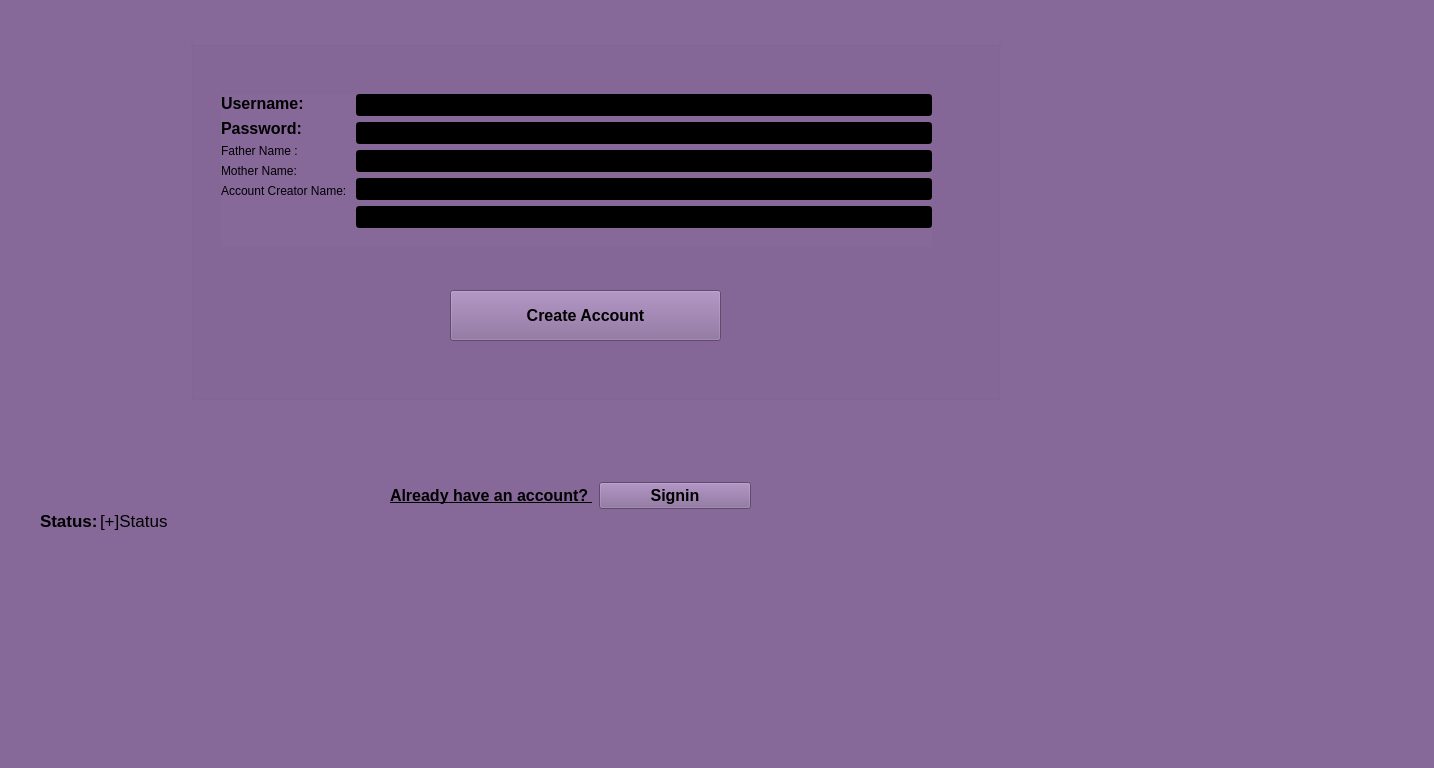
<?xml version="1.0" encoding="UTF-8"?>
<ui version="4.0">
 <class>MainWindow</class>
 <widget class="QMainWindow" name="MainWindow">
  <property name="geometry">
   <rect>
    <x>0</x>
    <y>0</y>
    <width>1434</width>
    <height>768</height>
   </rect>
  </property>
  <property name="windowTitle">
   <string>MainWindow</string>
  </property>
  <property name="styleSheet">
   <string notr="true">background-color: rgb(134, 104, 153);</string>
  </property>
  <widget class="QWidget" name="centralwidget">
   <widget class="QWidget" name="layoutWidget">
    <property name="geometry">
     <rect>
      <x>390</x>
      <y>450</y>
      <width>361</width>
      <height>91</height>
     </rect>
    </property>
    <layout class="QHBoxLayout" name="horizontalLayout_3">
     <item>
      <widget class="QLabel" name="label_3">
       <property name="font">
        <font>
         <family>Segoe UI</family>
         <pointsize>12</pointsize>
         <italic>false</italic>
         <bold>true</bold>
         <underline>true</underline>
        </font>
       </property>
       <property name="styleSheet">
        <string notr="true">font: 700 12pt &quot;Segoe UI&quot;;</string>
       </property>
       <property name="text">
        <string>Already have an account? </string>
       </property>
      </widget>
     </item>
     <item>
      <widget class="QPushButton" name="handle_Signin">
       <property name="font">
        <font>
         <family>Segoe UI</family>
         <pointsize>12</pointsize>
         <italic>false</italic>
         <bold>true</bold>
        </font>
       </property>
       <property name="styleSheet">
        <string notr="true">font: 700 12pt &quot;Segoe UI&quot;;</string>
       </property>
       <property name="text">
        <string>Signin</string>
       </property>
      </widget>
     </item>
    </layout>
   </widget>
   <widget class="QLabel" name="Status">
    <property name="geometry">
     <rect>
      <x>100</x>
      <y>510</y>
      <width>241</width>
      <height>21</height>
     </rect>
    </property>
    <property name="font">
     <font>
      <pointsize>13</pointsize>
     </font>
    </property>
    <property name="text">
     <string>[+]Status</string>
    </property>
   </widget>
   <widget class="QLabel" name="label_4">
    <property name="geometry">
     <rect>
      <x>40</x>
      <y>510</y>
      <width>61</width>
      <height>21</height>
     </rect>
    </property>
    <property name="font">
     <font>
      <pointsize>13</pointsize>
      <bold>true</bold>
     </font>
    </property>
    <property name="text">
     <string>Status: </string>
    </property>
   </widget>
   <widget class="QGroupBox" name="groupBox">
    <property name="geometry">
     <rect>
      <x>190</x>
      <y>40</y>
      <width>811</width>
      <height>361</height>
     </rect>
    </property>
    <property name="title">
     <string/>
    </property>
    <widget class="QPushButton" name="account_Creation">
     <property name="geometry">
      <rect>
       <x>260</x>
       <y>250</y>
       <width>271</width>
       <height>51</height>
      </rect>
     </property>
     <property name="font">
      <font>
       <family>Segoe UI</family>
       <pointsize>12</pointsize>
       <italic>false</italic>
       <bold>true</bold>
      </font>
     </property>
     <property name="styleSheet">
      <string notr="true">font: 700 12pt &quot;Segoe UI&quot;;
border-color: rgb(187, 255, 206);
alternate-background-color: rgb(255, 170, 127);</string>
     </property>
     <property name="text">
      <string>Create Account</string>
     </property>
    </widget>
    <widget class="QWidget" name="layoutWidget">
     <property name="geometry">
      <rect>
       <x>31</x>
       <y>54</y>
       <width>711</width>
       <height>153</height>
      </rect>
     </property>
     <layout class="QFormLayout" name="formLayout_2">
      <item row="0" column="0">
       <layout class="QFormLayout" name="formLayout">
        <item row="0" column="0">
         <widget class="QLabel" name="label_2">
          <property name="font">
           <font>
            <family>Segoe UI</family>
            <pointsize>12</pointsize>
            <italic>false</italic>
            <bold>true</bold>
           </font>
          </property>
          <property name="styleSheet">
           <string notr="true">font: 700 12pt &quot;Segoe UI&quot;;</string>
          </property>
          <property name="text">
           <string>Username: </string>
          </property>
         </widget>
        </item>
        <item row="1" column="0">
         <widget class="QLabel" name="label">
          <property name="font">
           <font>
            <family>Segoe UI</family>
            <pointsize>12</pointsize>
            <italic>false</italic>
            <bold>true</bold>
           </font>
          </property>
          <property name="styleSheet">
           <string notr="true">font: 700 12pt &quot;Segoe UI&quot;;</string>
          </property>
          <property name="text">
           <string>Password: </string>
          </property>
         </widget>
        </item>
        <item row="2" column="0">
         <widget class="QLabel" name="label_5">
          <property name="styleSheet">
           <string notr="true">font: 700 12pt &quot;Segoe UI&quot;;</string>
          </property>
          <property name="text">
           <string>Father Name : </string>
          </property>
         </widget>
        </item>
        <item row="3" column="0">
         <widget class="QLabel" name="label_6">
          <property name="styleSheet">
           <string notr="true">font: 700 12pt &quot;Segoe UI&quot;;</string>
          </property>
          <property name="text">
           <string>Mother Name: </string>
          </property>
         </widget>
        </item>
        <item row="4" column="0">
         <widget class="QLabel" name="label_7">
          <property name="styleSheet">
           <string notr="true">font: 700 12pt &quot;Segoe UI&quot;;</string>
          </property>
          <property name="text">
           <string>Account Creator Name: </string>
          </property>
         </widget>
        </item>
       </layout>
      </item>
      <item row="0" column="1">
       <layout class="QGridLayout" name="gridLayout">
        <item row="0" column="0">
         <widget class="QLineEdit" name="UserTxt">
          <property name="styleSheet">
           <string notr="true">
background-color: rgb(0, 0, 0);
selection-color: rgb(0, 0, 0);</string>
          </property>
          <property name="text">
           <string/>
          </property>
         </widget>
        </item>
        <item row="1" column="0">
         <widget class="QLineEdit" name="PasswordTxt">
          <property name="styleSheet">
           <string notr="true">background-color: rgb(0, 0, 0);</string>
          </property>
          <property name="text">
           <string/>
          </property>
         </widget>
        </item>
        <item row="2" column="0">
         <widget class="QLineEdit" name="f_name">
          <property name="styleSheet">
           <string notr="true">background-color: rgb(0,0, 0);</string>
          </property>
         </widget>
        </item>
        <item row="3" column="0">
         <widget class="QLineEdit" name="mother_name">
          <property name="styleSheet">
           <string notr="true">background-color: rgb(0,0, 0);</string>
          </property>
         </widget>
        </item>
        <item row="4" column="0">
         <widget class="QLineEdit" name="full_name">
          <property name="styleSheet">
           <string notr="true">background-color: rgb(0,0, 0);</string>
          </property>
         </widget>
        </item>
       </layout>
      </item>
     </layout>
    </widget>
   </widget>
  </widget>
  <widget class="QMenuBar" name="menubar">
   <property name="geometry">
    <rect>
     <x>0</x>
     <y>0</y>
     <width>1434</width>
     <height>22</height>
    </rect>
   </property>
  </widget>
  <widget class="QStatusBar" name="statusbar"/>
 </widget>
 <resources/>
 <connections/>
</ui>
